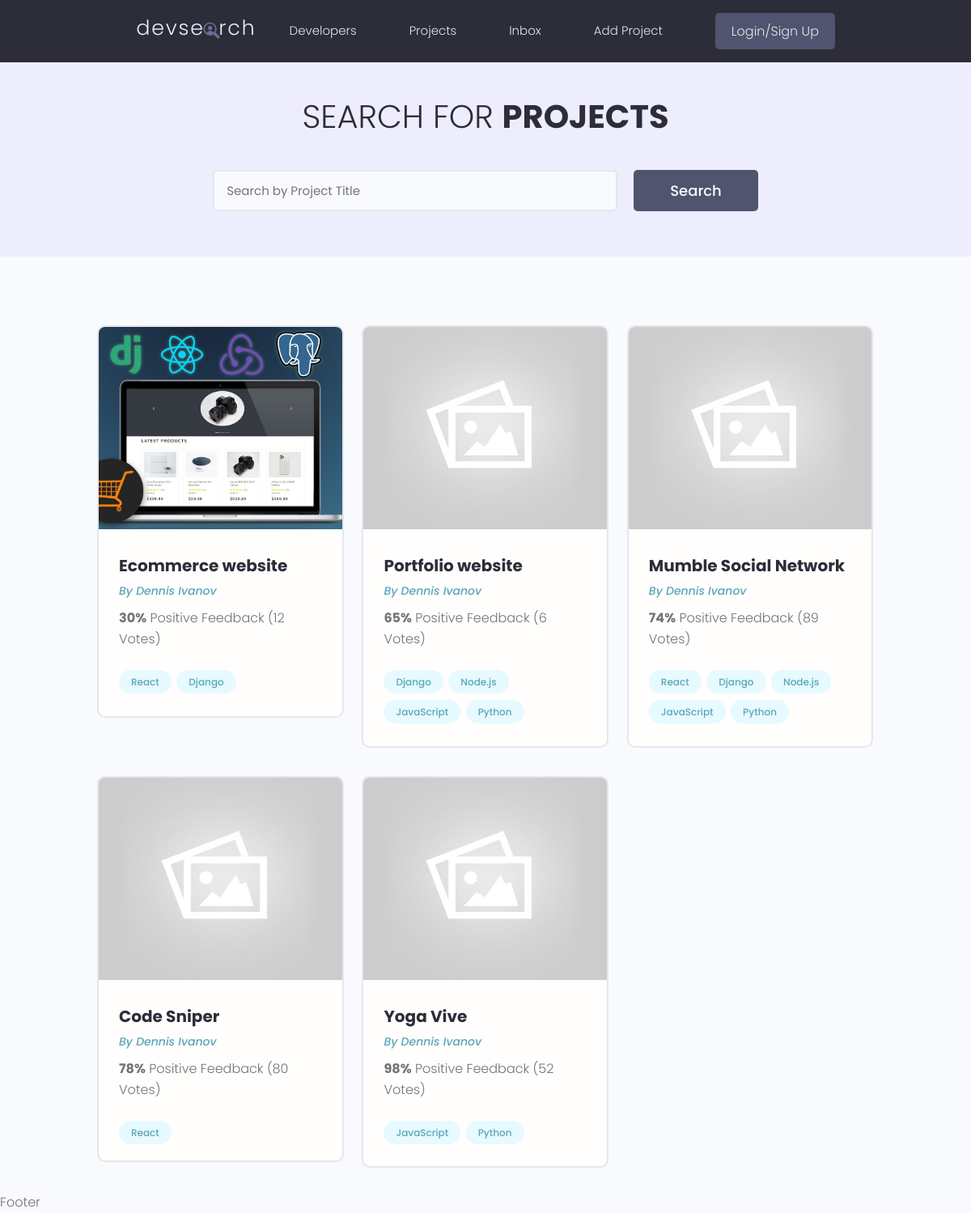
The app's page /, older data.
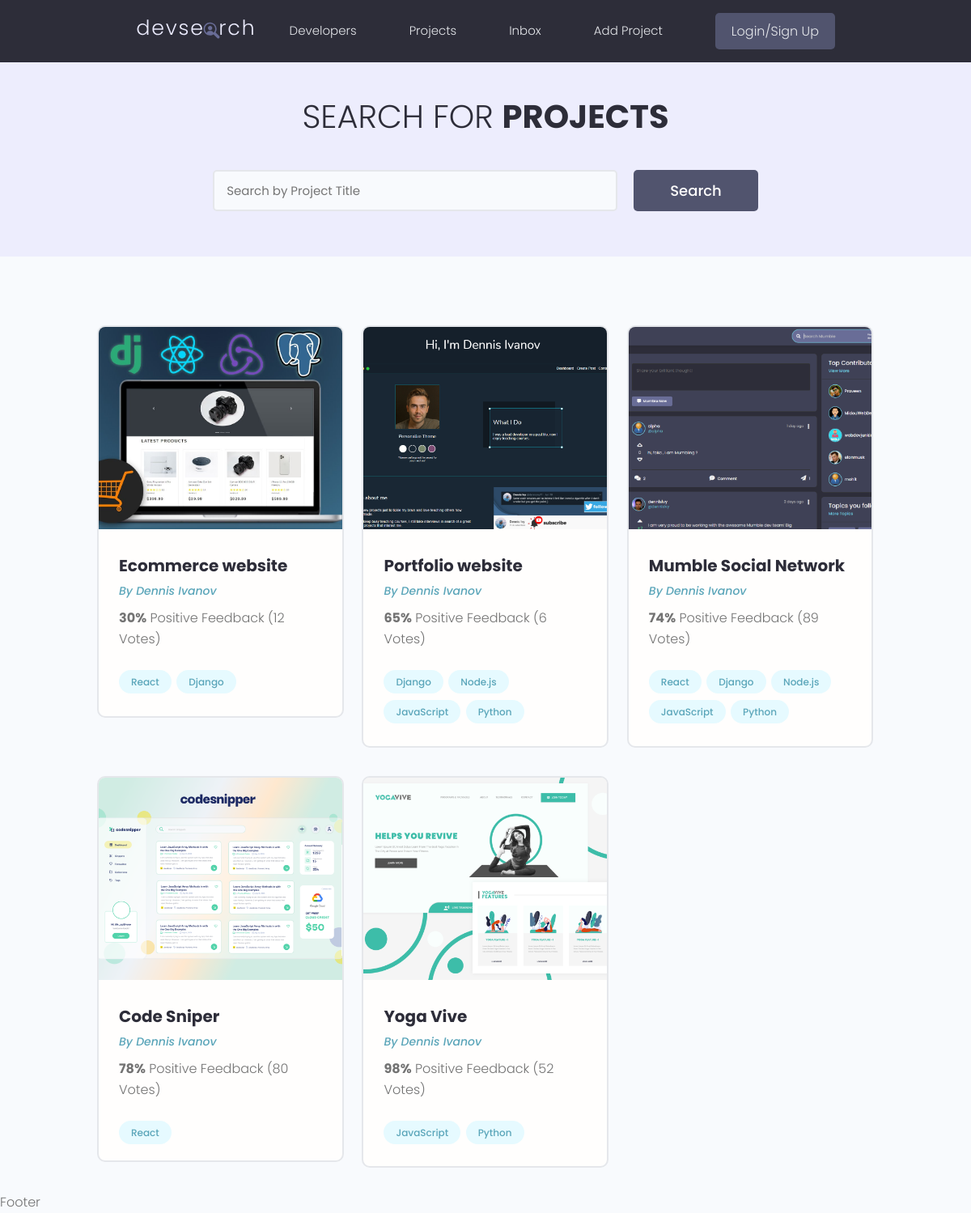
The same page, newer data.
### projects/models.py (models this page shows, shortened)
class Project(models.Model):
    title = models.CharField(max_length=200)
    description = models.TextField(null=True, blank=True)
    featured_image = models.ImageField(null=True, blank=True, default="default.jpg")
    demo_link = models.CharField(max_length=2000, null=True, blank=True)
    source_link = models.CharField(max_length=2000, null=True, blank=True)
    tags = models.ManyToManyField("Tag", blank=True)
    vote_total = models.IntegerField(default=0, null=True, blank=True)
    vote_ratio = models.IntegerField(default=0, null=True, blank=True)
    created = models.DateTimeField(auto_now_add=True)
    id = models.UUIDField(default=uuid.uuid4, unique=True, primary_key=True, editable=False)

class Tag(models.Model):
    name = models.CharField(max_length=200)
    created = models.DateTimeField(auto_now_add=True)
    id = models.UUIDField(default=uuid.uuid4, unique=True, primary_key=True, editable=False)
    def __str__(self):
        return self.name

### projects/views.py (the view)
# urls.py: path('', include('projects.urls')),
def projects(request):
    projects = Project.objects.all()
    context = {
        "projects": projects
    }
    return render(request, 'projects/projects.html', context)

### projects/templates/projects/projects.html (shortened to what this page needs)
{% extends 'main.html' %} {% block content %}
<main class="projects">
  <section class="hero-section text-center">
    <div class="container container--narrow">
      <div class="hero-section__box">
        <h2>Search for <span>Projects</span></h2>
      </div>
      <div class="hero-section__search">
        <form class="form" action="#" method="get">
          <div class="form__field">
            <input
              class="input input--text"
              id="formInput#search"
              type="text"
              name="text"
              placeholder="Search by Project Title"
            />
          </div>
          <input class="btn btn--sub btn--lg" type="submit" value="Search" />
        </form>
      </div>
    </div>
  </section>
  <section class="projectsList">
    <div class="container">
      <div class="grid grid--three">
        {% for project in projects %}
        <div class="column">
          <div class="card project">
            <a href="{% url 'project' project.id %}" class="project">
              <img
                class="project__thumbnail"
                src="{{ project.featured_image.url }}"
                alt="project thumbnail"
              />
              <div class="card__body">
                <h3 class="project__title">{{project.title}}</h3>
                <p>
                  <a
                    class="project__author"
                    href="{% url 'project' project.id %}"
                    >By Dennis Ivanov</a
                  >
                </p>
                <p class="project--rating">
                  <span style="font-weight: bold">{{project.vote_ratio}}%</span>
                  Positive Feedback ({{project.vote_total}}
                  Vote{{project.vote_total|pluralize:"s"}})
                </p>
                <div class="project__tags">
                  {% for tag in project.tags.all %}
                  <span class="tag tag--pill tag--main">
                    <small>{{tag}}</small>
                  </span>
                  {% endfor %}
                </div>
              </div>
            </a>
          </div>
        </div>
        {% endfor %}
      </div>
    </div>
  </section>
</main>
{% endblock content %}

### templates/main.html (shortened to what this page needs)
<!DOCTYPE html>
{% load static %}
<html lang="en">
  <head>
    <link
      rel="stylesheet"
      href="https://cdn.iconmonstr.com/1.3.0/css/iconmonstr-iconic-font.min.css"
    />
    <link rel="stylesheet" href="{% static 'uikit/styles/uikit.css' %}" />
    <link rel="stylesheet" href="{% static 'styles/app.css' %}" />
  </head>
  <body>
    {% include 'navbar.html' %} {% block content%} {% endblock content%}
    <p>Footer</p>
  </body>
</html>

### templates/navbar.html (shortened to what this page needs)
{% load static %}
<header class="header">
  <div class="container container--narrow">
    <a href="{% url 'projects' %}" class="header__logo">
      <img src="{% static 'images/logo.svg' %}" alt="DevSearch Logo" />
    </a>
    <nav class="header__nav">
      <ul class="header__menu">
        <li class="header__menuItem"><a href="">Developers</a></li>
        <li class="header__menuItem">
          <a href="{% url 'projects' %}">Projects</a>
        </li>
        <li class="header__menuItem"><a href="">Inbox</a></li>
        <li class="header__menuItem">
          <a href="{% url 'create-project' %}">Add Project</a>
        </li>
        <li class="header__menuItem">
          <a href="" class="btn btn--sub">Login/Sign Up</a>
        </li>
      </ul>
    </nav>
  </div>
</header>

### static/styles/app.css (style rules this page uses)
:root { --color-sub: #2d2d39; }
.btn--sub { background-color: var(--color-sub-light); }
.card { border: 2px solid var(--color-light); }
img { width: 100%; }
.header { position: sticky; z-index: 111; background-color: var(--color-sub); padding: 1.5rem 0; }
.header > .container { display: flex; justify-content: space-between; align-items: center; }
.header__logo > img { height: 3.8rem; }
.header__nav > ul { display: inline-flex; align-items: center; list-style: none; gap: 6.5rem; }
.header__menuItem > a { color: var(--color-light); font-weight: 300; }
.hero-section { height: 40vh; display: flex; align-items: center; background-color: var(--color-sub); }
.hero-section__box { margin-bottom: 4rem; }
.hero-section__box > h2, .hero-section__box > h2 > span { font-size: 4rem; color: var(--color-light); line-height: 1.3; text-transform: uppercase; }
.hero-section__box > h2 { font-weight: 300; }
.hero-section__box > h2 > span { font-weight: 700; }
.hero-section__search > .form { display: flex; align-items: center; justify-content: center; gap: 2rem; }
.hero-section__search > .form input.input--text { width: 50rem; }
.project__author { font-size: 1.4rem; font-style: italic; }
.project--rating { margin-bottom: 1.6em; margin-top: .5em; }
.projects > .hero-section { background: var(--color-sub-lighter); height: 30vh; }
.projects .hero-section__box { margin-bottom: 2.5rem; }
.projects .hero-section__box > h2 { color: var(--color-sub); }
.projects .hero-section__box > h2 > span { font-weight: 700; color: var(--color-sub); }
.projectsList { margin-top: 8rem; }
.project__thumbnail { height: 25rem; object-fit: cover; object-position: top center; }
.project__title { font-size: 2rem; font-weight: 700; color: var(--color-sub); }

### static/uikit/styles/modules/_variables.css (style rules this page uses)
:root { --color-main: #5aa5b9; --color-main-light: #e6faff; --color-sub: #3f4156; --color-sub-light: #51546e; --color-sub-lighter: #ededfd; --color-text: #737373; --color-gray: #8b8b8b; --color-light: #e5e7eb; --color-light-gray: #767676; --color-bg: #f8fafd; --color-white: #fffefd; --color-white-light: #f3f3f3; --color-success: #359e64; --color-success-bg: #def8e8; --color-error: #fc4b0b; --color-error-bg: #fff2ee; --font-base: 'Poppins', arial, helvetica, 'Segoe UI', roboto, ubuntu, sans-serif; --font-monospace: 'Fira Code', 'Courier New', courier, monospace; --font-regular: 300; --font-medium: 500; --font-bold: 700; --generic-shadow: 1px 1px 5px #00000010; --generic-transition: all 0.3s ease-in-out; }

### static/uikit/styles/modules/_base.css (style rules this page uses)
* { margin: 0; padding: 0; box-sizing: border-box; text-rendering: optimizeLegibility; color: inherit; font-size: inherit; }
html { font-size: 50%; }
@media only screen and (min-width: 480px) { html { font-size: 56.25%; } }
@media only screen and (min-width: 1200px) { html { font-size: 62.5%; } }
body { line-height: 1.6; font-weight: 400; font-size: 1.5rem; color: var(--color-text); background-color: var(--color-bg); min-height: 100vh; }

### static/uikit/styles/modules/_typography.css (style rules this page uses)
* { font-family: var(--font-base); }
h2 { font-size: 3.6rem; font-weight: var(--font-bold); }
h3 { font-size: 3.2rem; font-weight: var(--font-medium); }
p, span, strong { font-size: 1.6rem; color: var(--color-text); font-weight: var(--font-regular); }
a { padding-bottom: 2px; text-decoration: none; display: inline-block; color: var(--color-main); font-weight: var(--font-medium); }

### static/uikit/styles/modules/_utilities.css (style rules this page uses)
.container { width: 92%; max-width: 165rem; margin: 0 auto; box-sizing: border-box; }
.container--narrow { width: 92%; max-width: 120rem; }
@media screen and (min-width: 1000px) { .container { width: 90%; } }
@media screen and (min-width: 1000px) { .container--narrow { width: 85%; } }
@media screen and (min-width: 1200px) { .container { width: 80%; } }
@media screen and (min-width: 1200px) { .container--narrow { width: 72%; } }
.text-center { text-align: center; }

### static/uikit/styles/modules/_button.css (style rules this page uses)
.btn { display: inline-block; position: relative; cursor: pointer; background-color: var(--color-light); font-weight: var(--font-medium); color: var(--color-sub); text-decoration: none; padding: 1rem 2rem; border-radius: 0.5rem; border: none; width: -webkit-fit-content; width: -moz-fit-content; width: fit-content; height: -webkit-fit-content; height: -moz-fit-content; height: fit-content; font-size: 1.6rem; outline-width: 0; outline-color: transparent; -webkit-backface-visibility: hidden; backface-visibility: hidden; transition: all 0.3s ease-in-out; }
.btn--sub { background-color: var(--color-sub); color: var(--color-white); }
.btn--lg { font-size: 1.8rem; padding: 1.2rem 4.5rem; }

Row changes from the older to the newer data that the page shows:
changed Project "Portfolio website": featured_image: picture added in place of a placeholder
changed Project "Mumble Social Network": featured_image: picture added in place of a placeholder
changed Project "Code Sniper": featured_image: picture added in place of a placeholder
changed Project "Yoga Vive": featured_image: picture added in place of a placeholder
